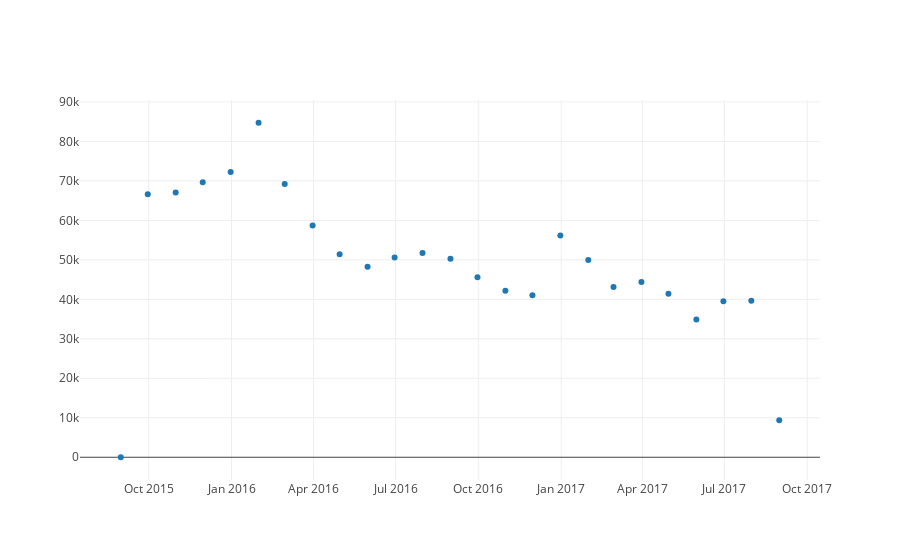

Notebook code for this chart:
### Markdown cell above
Now we can display this monthly data horizontally, and corresponding revenue data vertically by running the cell below.

### Code cell
plotly.offline.iplot([trace])
